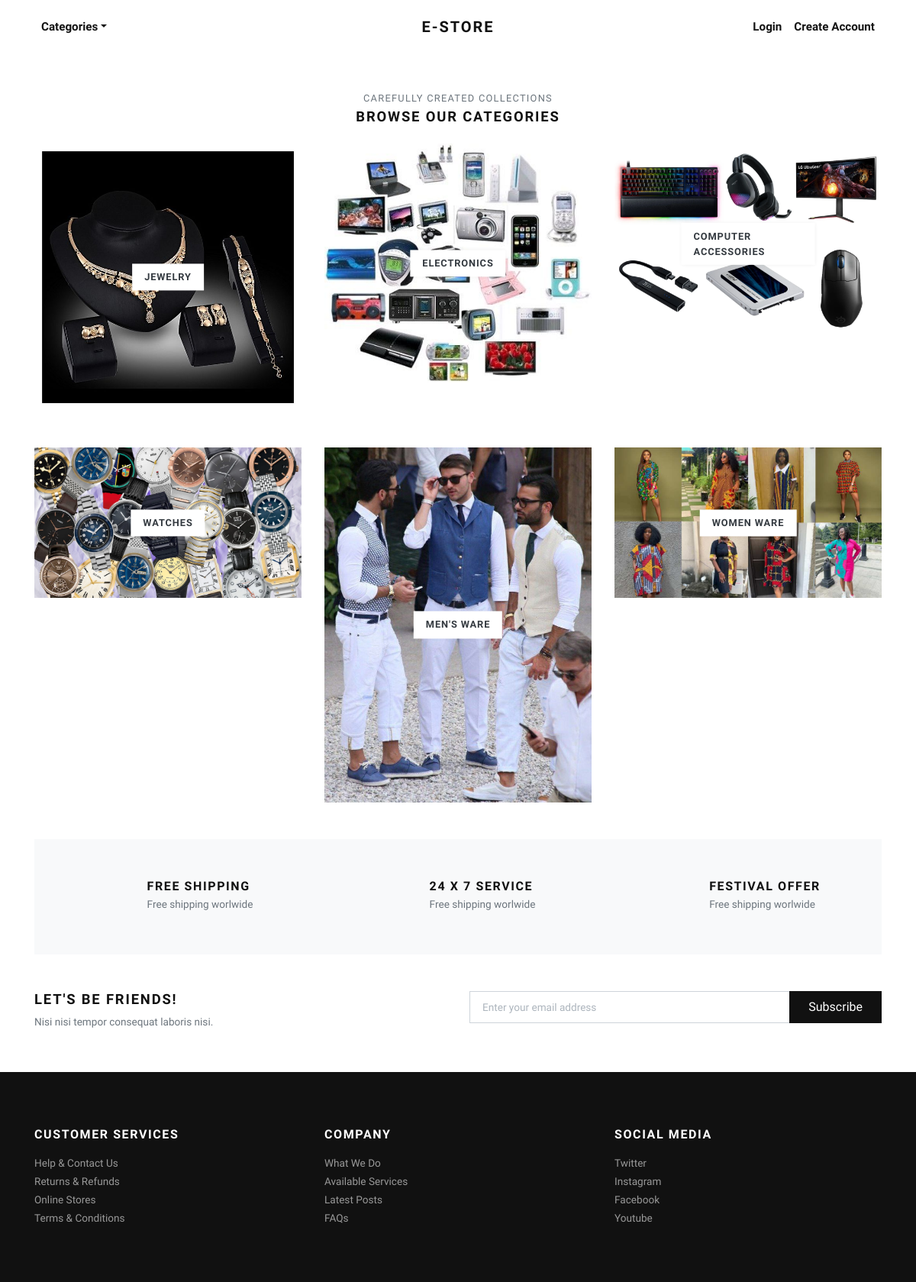
Page /categories/ on the committed database.
### store/models.py (models this page shows, shortened)
class Category(models.Model):
    title = models.CharField(max_length=50, verbose_name="Category Title")
    slug = models.SlugField(max_length=55, verbose_name="Category Slug")
    description = models.TextField(blank=True, verbose_name="Category Description")
    category_image = models.ImageField(upload_to='category', blank=True, null=True, verbose_name="Category Image")
    is_active = models.BooleanField(verbose_name="Is Active?")
    is_featured = models.BooleanField(verbose_name="Is Featured?")
    created_at = models.DateTimeField(auto_now_add=True, verbose_name="Created Date")
    updated_at = models.DateTimeField(auto_now=True, verbose_name="Updated Date")
    class Meta:
        verbose_name_plural = 'Categories'
        ordering = ('-created_at', )

### store/views.py (the view)
# urls.py: path('categories/', views.all_categories, name="all-categories"),
def all_categories(request):
    categories = Category.objects.filter(is_active=True)
    return render(request, 'store/categories.html', {'categories':categories})

### store/context_preprocessors.py (called while the page is built)
def store_menu(request):
    categories = Category.objects.filter(is_active=True)
    context = {
        'categories_menu': categories,
    }
    return context

def cart_menu(request):
    if request.user.is_authenticated:
        cart_items= Cart.objects.filter(user=request.user)
        context = {
            'cart_items': cart_items,
        }
    else:
        context = {}
    return context

### templates/store/categories.html (shortened to what this page needs)
{% extends 'base.html' %}
{% load static %}
      {% block content %}
      <div class="container">
        <section class="pt-5">
          <header class="text-center">
            <p class="small text-muted small text-uppercase mb-1">Carefully created collections</p>
            <h2 class="h5 text-uppercase mb-4">Browse our categories</h2>
          </header>
          <div class="row">
          {% if categories %}
            {% for category in categories %}
              <div class="col-md-4 mb-4 mb-md-5">
                <a class="category-item" href="{% url 'store:category-products' category.slug %}">
                  <strong class="category-item-title">{{ category.title }}</strong>
                </a>
              </div>
            {% endfor %}
          {% endif %}
          </div>
        </section>
        <section class="py-5 bg-light">
          <div class="container">
            <div class="row text-center">
              <div class="col-lg-4 mb-3 mb-lg-0">
                <div class="d-inline-block">
                  <div class="media align-items-end">
                    <svg class="svg-icon svg-icon-big svg-icon-light">
                      <use xlink:href="#delivery-time-1"> </use>
                    </svg>
                    <div class="media-body text-left ml-3">
                      <h6 class="text-uppercase mb-1">Free shipping</h6>
                      <p class="text-small mb-0 text-muted">Free shipping worlwide</p>
                    </div>
                  </div>
                </div>
              </div>
              <div class="col-lg-4 mb-3 mb-lg-0">
                <div class="d-inline-block">
                  <div class="media align-items-end">
                    <svg class="svg-icon svg-icon-big svg-icon-light">
                      <use xlink:href="#helpline-24h-1"> </use>
                    </svg>
                    <div class="media-body text-left ml-3">
                      <h6 class="text-uppercase mb-1">24 x 7 service</h6>
                      <p class="text-small mb-0 text-muted">Free shipping worlwide</p>
                    </div>
                  </div>
                </div>
              </div>
              <div class="col-lg-4">
                <div class="d-inline-block">
                  <div class="media align-items-end">
                    <svg class="svg-icon svg-icon-big svg-icon-light">
                      <use xlink:href="#label-tag-1"> </use>
                    </svg>
                    <div class="media-body text-left ml-3">
                      <h6 class="text-uppercase mb-1">Festival offer</h6>
                      <p class="text-small mb-0 text-muted">Free shipping worlwide</p>
                    </div>
                  </div>
                </div>
              </div>
            </div>
          </div>
        </section>
        <section class="py-5">
          <div class="container p-0">
            <div class="row">
              <div class="col-lg-6 mb-3 mb-lg-0">
                <h5 class="text-uppercase">Let's be friends!</h5>
                <p class="text-small text-muted mb-0">Nisi nisi tempor consequat laboris nisi.</p>
              </div>
              <div class="col-lg-6">
                <form action="#">
                  <div class="input-group flex-column flex-sm-row mb-3">
                    <input class="form-control form-control-lg py-3" type="email" placeholder="Enter your email address" aria-describedby="button-addon2">
                    <div class="input-group-append">
                      <button class="btn btn-dark btn-block" id="button-addon2" type="submit">Subscribe</button>
                    </div>
                  </div>
                </form>
              </div>
            </div>
          </div>
        </section>
      </div>
      {% endblock content %}

### estore/static/css/style.default.css (style rules this page uses)
.text-small { font-size: 0.85rem !important; }
strong { font-weight: 700; }
.category-item { display: block; position: relative; color: #343a40; transition: all 0.3s; }
.category-item-title { display: inline-block; padding: 0.5rem 1rem; background: #fff; text-transform: uppercase; letter-spacing: 0.07em; position: absolute; top: 50%; left: 50%; -webkit-transform: translate(-50%, -50%); transform: translate(-50%, -50%); box-shadow: 0 0 5px rgba(0, 0, 0, 0.07); font-size: 0.8rem; }
.text-uppercase { text-transform: uppercase; letter-spacing: 0.1em; }
.svg-icon { width: 32px; height: 32px; vertical-align: text-bottom; stroke: currentColor; stroke-width: 3; --layer1: currentColor; --layer2: currentColor; --layer3: currentColor; }
.svg-icon.svg-icon-light { stroke-width: 2; }
.svg-icon-big { width: 48px; height: 48px; }
.btn { font-weight: 400; border: 1px solid transparent; font-family: inherit; padding: 0.375rem 1.5rem; font-size: 1rem; line-height: 1.5; border-radius: 0; transition: color 0.15s ease-in-out, background-color 0.15s ease-in-out, border-color 0.15s ease-in-out, box-shadow 0.15s ease-in-out; }
.btn-dark { color: #fff; background-color: #111111; border-color: #111111; }
body { font-family: "Libre Franklin", sans-serif; font-size: 1rem; font-weight: 400; line-height: 1.5; color: #111111; background-color: #fff; }
a { color: #dcb14a; text-decoration: none; }
h1, h2, h3, h4, h5, h6, .h1, .h2, .h3, .h4, .h5, .h6 { margin-bottom: 0.5rem; font-family: inherit; font-weight: 900; line-height: 1.2; color: inherit; }
h2, .h2 { font-size: 1.9rem; }
h5, .h5 { font-size: 1.15rem; }
h6, .h6 { font-size: 1rem; }
small, .small { font-size: 80%; font-weight: 400; }
.bg-light { background-color: #f8f9fa !important; }
.form-control { padding: 0.375rem 0.75rem; font-size: 1rem; line-height: 1.5; color: #495057; background-color: #fff; border: 1px solid #ced4da; border-radius: 0; transition: border-color 0.15s ease-in-out, box-shadow 0.15s ease-in-out; }
.form-control::placeholder { color: #adb5bd; font-size: 0.85rem; font-weight: 400; }
.form-control-lg { padding: 0.5rem 1rem; font-size: 1rem; line-height: 1.5; border-radius: 0; }

### rows in the picture
Category: title "JEWELRY"
Category: title "ELECTRONICS"
Category: title "COMPUTER ACCESSORIES"
Category: title "WATCHES"
Category: title "MEN'S WARE"
Category: title "WOMEN WARE"
